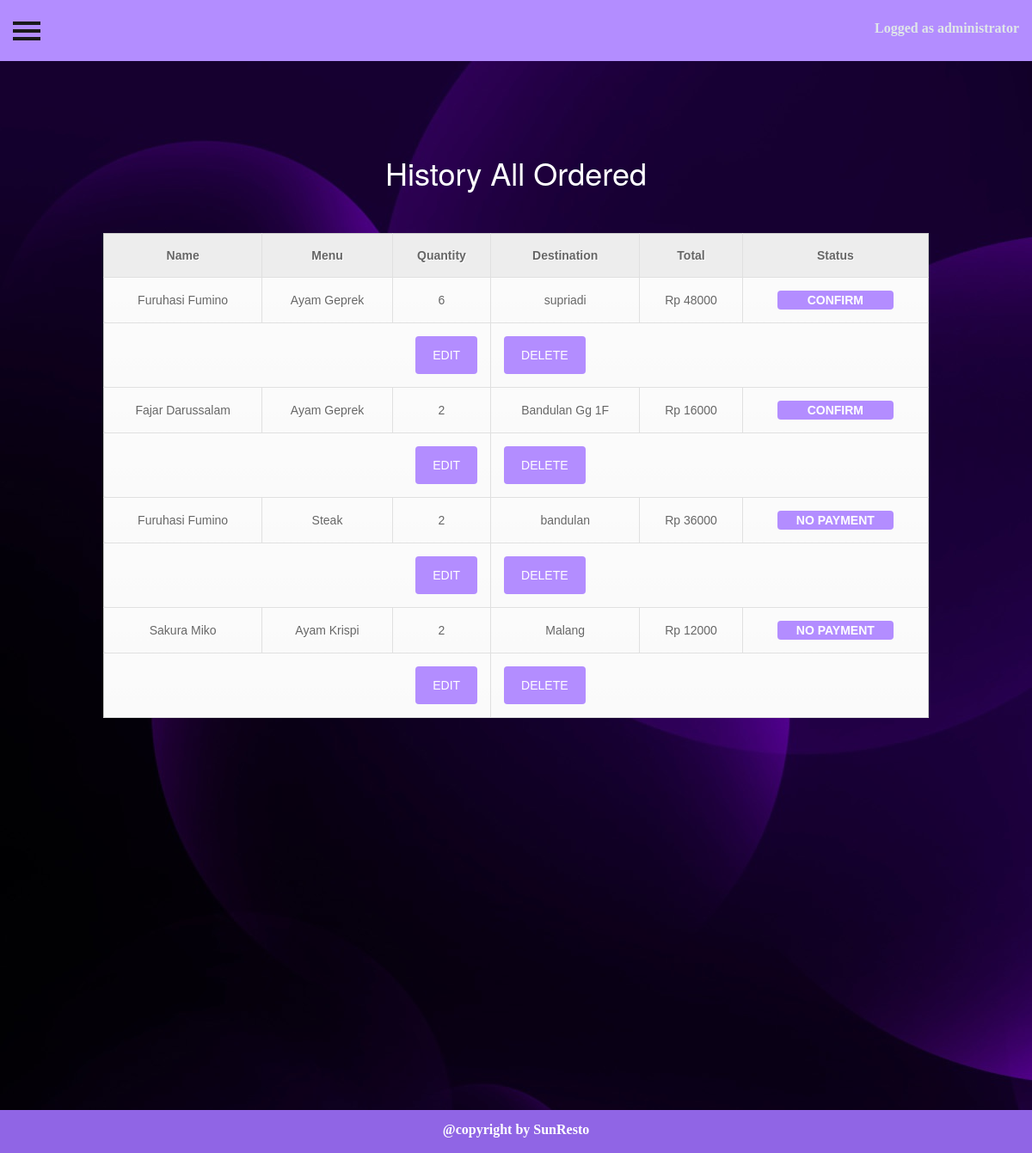
/admin.php (signed in), run on the app's committed database.
### tables this page shows
CREATE TABLE `transaksi` (
  `id_transaksi` int(11) NOT NULL,
  `id_akun` int(11) NOT NULL,
  `tanggal` datetime NOT NULL,
  `destination` varchar(50) NOT NULL,
  `quantity` int(11) NOT NULL,
  `id_item` int(11) NOT NULL,
  `status` int(11) NOT NULL
);

CREATE TABLE `akun` (
  `id_akun` int(11) NOT NULL,
  `nama` varchar(50) NOT NULL,
  `alamat` varchar(200) NOT NULL,
  `email` varchar(100) NOT NULL,
  `password` varchar(20) NOT NULL,
  `id_level` int(11) NOT NULL,
  `url_gambar` varchar(255) NOT NULL,
  `verified` tinyint(1) NOT NULL,
  `telp` varchar(20) NOT NULL
);

CREATE TABLE `item` (
  `id_item` int(11) NOT NULL,
  `nama` varchar(50) NOT NULL,
  `harga` int(11) NOT NULL,
  `code` int(11) NOT NULL,
  `url_gambar` varchar(255) NOT NULL
);

### admin.php (the view, shortened to what this page needs)
<?php
	include 'access.php';
	$query = "SELECT transaksi.id_transaksi as ID, akun.nama as Nama, item.nama as item,item.harga as price ,transaksi.tanggal as tanggal, transaksi.destination as destination, transaksi.quantity as quantity, transaksi.status as status, (item.harga * transaksi.quantity) as total from transaksi left join akun on transaksi.id_akun = akun.id_akun LEFT join item on transaksi.id_item = item.id_item";
	$result = mysqli_query($connect, $query);
	?>
<!DOCTYPE html>
<html>
<head>
	<link rel="stylesheet" type="text/css" href="asset/css/bootstrap.min.css">
	<link rel="stylesheet" type="text/css" href="style3.css">
</head>
<body>
<?php include'adminHeader.php' ?>
  <div id="page-content-wrapper">
    <button type="button" class="slider is-closed" data-toggle="offcanvas">
      <span class="hamb-top"></span>
      <span class="hamb-middle"></span>
      <span class="hamb-bottom"></span>
    </button>
  </div>
<center><h1 style="padding-top: 20px; color: white;">History All Ordered </h1> </center> <br><br>
<div style="margin-left: auto;margin-right: auto;">
<table  cellspacing='0' class="table3">
	<thead>
		<tr>
			<th>Name</th>
			<th>Menu</th>
			<th>Quantity</th>
			<th>Destination</th>
			<th>Total</th>
			<th>Status</th>
		</tr>
	</thead>
	<?php
	if (mysqli_num_rows($result) < 1) {
		 ?>
		<tbody>
			<tr>
				<td style="text-align: center;">-</td>
				<td>-</td>
				<td>-</td>
				<td>-</td>
				<td>-</td>
				<td>-</td>
			</tr>
			</tbody>
		<?php
	}else{
		while ($row = mysqli_fetch_array($result)) {
	    ?>
		<tbody>
			<tr>
				<td style="text-align: center;"><?php echo $row["Nama"]; ?></td>
				<td><?php echo $row["item"]; ?></td>
				<td><?php echo $row["quantity"]; ?></td>
				<td><?php echo $row["destination"]; ?></td>
				<td>Rp <?php echo $row["total"]; ?></td>
				<td>
					<?php
						if ($row["status"] == 0) {
							?>
								<input type="button1" class="btn-success"  value="NO PAYMENT" readonly>
							<?php
						}else{
							?>
							<input type="button1" class="btn-success"  value="CONFIRM" readonly>
							<?php
						}
					?>
				</td>
			</tr>
			</tbody>
			<tbody>
				<td colspan="3" style="text-align: right;">
					<form enctype="multipart/form-data" method="POST" action="editForm.php" class="space6">
					<input type="submit" class="btn-success superup2" value="EDIT"></form>
				</td>
				<td colspan="3" style="text-align: left;">
					<form enctype="multipart/form-data" method="POST" action="deleteProcess.php" class="space6">
					<input type="submit" class="btn-success superup2" value="DELETE"></form>
				</td>
			</tbody>
		<?php
		}
	}
	?>
</table>
</div>
<div style="padding: 19%;"></div>
<div class="copyright">
	@copyright by SunResto
</div>
</body>
</html>

### style3.css (style rules this page uses)
body { position: relative; overflow-x: hidden; }
body, html { height: 100%; }
#page-content-wrapper { width: 100%; padding-top: 70px; }
.slider { position: fixed; top: 20px; z-index: 999; display: block; width: 32px; height: 32px; margin-left: 15px; background: transparent; border: none; }
.slider.is-closed:before { content: ''; display: block; width: 100px; font-size: 14px; color: #fff; line-height: 32px; text-align: center; opacity: 0; -webkit-transform: translate3d(0,0,0); -webkit-transition: all .35s ease-in-out; }
.slider.is-closed .hamb-top, .slider.is-closed .hamb-middle, .slider.is-closed .hamb-bottom, .slider.is-open .hamb-top, .slider.is-open .hamb-middle, .slider.is-open .hamb-bottom { position: absolute; left: 0; height: 4px; width: 100%; }
.slider.is-closed .hamb-top, .slider.is-closed .hamb-middle, .slider.is-closed .hamb-bottom { background-color: #1a1a1a; }
.slider.is-closed .hamb-top { top: 5px; -webkit-transition: all .35s ease-in-out; }
.slider.is-closed .hamb-middle { top: 50%; margin-top: -2px; }
.slider.is-closed .hamb-bottom { bottom: 5px; -webkit-transition: all .35s ease-in-out; }
.superup2 { margin-top: 0%; }
input[type=submit] { background-color: #B38DFF; color: white; padding: 12px 20px; border: none; border-radius: 4px; cursor: pointer; }
.copyright { height: 50px; background-color: #9065E5; text-align: center; padding-top: 12px; color: white; font-weight: bold; font-family: calibri; font-size: 16px; }
body { background-image: url('asset/img/purple.jpg'); }
input[type=button1] { background: #B38DFF; width: 135px; font-weight: bold; text-align: center; border: none; border-radius: 4px; cursor: pointer; }
.table3 { width: 80%; margin-left: auto; margin-right: auto; font-family: Arial, Helvetica, sans-serif; color: #666; text-shadow: 1px 1px 0px #fff; background: #eaebec; border: #ccc 1px solid; }
.table3 th { padding: 15px 15px; text-align: center; border-left:1px solid #e0e0e0; border-bottom: 1px solid #e0e0e0; background: #ededed; }
.table3 th:first-child { border-left:none; }
.table3 tr { text-align: center; margin: auto; }
.table3 td:first-child { text-align: left; border-left: 0; }
.table3 td { padding: 15px 15px; border-top: 1px solid #ffffff; border-bottom: 1px solid #e0e0e0; border-left: 1px solid #e0e0e0; background: #fafafa; background: -webkit-gradient(linear, left top, left bottom, from(#fbfbfb), to(#fafafa)); background: -moz-linear-gradient(top, #fbfbfb, #fafafa); }
.table3 tr:last-child td { border-bottom: ; }
.table3 tr:last-child td:first-child { -moz-border-radius-bottomleft: 3px; -webkit-border-bottom-left-radius: 3px; border-bottom-left-radius: 3px; }
.table3 tr:last-child td:last-child { -moz-border-radius-bottomright: 3px; -webkit-border-bottom-right-radius: 3px; border-bottom-right-radius: 3px; }

### data on the page
transaksi: id_akun.nama "Furuhasi Fumino", id_item.nama "Ayam Geprek", quantity "6", destination "supriadi", total "48000"
transaksi: id_akun.nama "Fajar Darussalam", id_item.nama "Ayam Geprek", quantity "2", destination "Bandulan Gg 1F", total "16000"
transaksi: id_akun.nama "Furuhasi Fumino", id_item.nama "Steak", quantity "2", destination "bandulan", total "36000"
transaksi: id_akun.nama "Sakura Miko", id_item.nama "Ayam Krispi", quantity "2", destination "Malang", total "12000"
